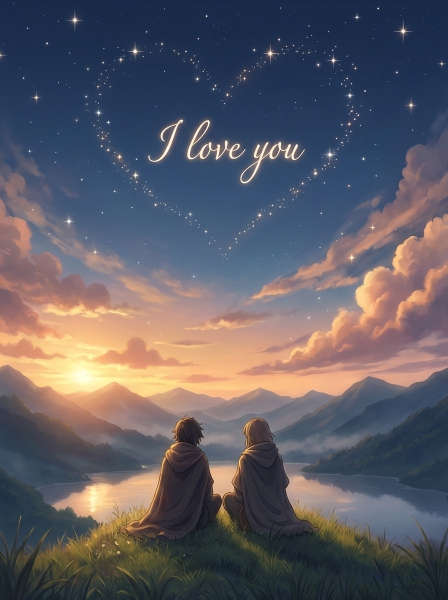
#> input picture love_ref.jpg, 896 x 1200 px (shown at 1/2 size)
$ python love.py love.png
#> lines starting #> are read from the running program, lines starting #| are printed output that depends on the picture; after the words box and inside, x2 and y2 are one past the last pixel; in counts of white or black regions, pixels touching at a corner belong together
"""
 Starlight Heart  -  made of particles
 pip install numpy opencv-python
 python love.py            (live window)
 python love.py --save     (writes out/love.mp4)
"""
import os
import subprocess
import sys
import time
import numpy as np
import cv2

W, H = 600, 830          # canvas
FPS = 60
SLOW = 13.5 / 11.0       # >1 = slower
DURATION = 14.0          # seconds
N = 15000                # particles
IMAGE = "love.png"
REF = "love_ref.jpg"

TOP = np.array([245, 255, 130], np.float32)    # BGR  electric cyan
MID = np.array([255, 175, 70], np.float32)     # BGR  sky blue
BOT = np.array([255, 120, 195], np.float32)    # BGR  violet
ORB = np.array([255, 120, 255], np.float32)    # BGR  pink spark


def _fit(img, interp=cv2.INTER_AREA):
    s = min((W - 40) / img.shape[1], (H - 40) / img.shape[0])
    img = cv2.resize(img, None, fx=s, fy=s, interpolation=interp)
    oy, ox = (H - img.shape[0]) // 2, (W - img.shape[1]) // 2
    return img, oy, ox


def load_lines(path):
    here = os.path.dirname(os.path.abspath(__file__))
    full = path if os.path.isabs(path) else os.path.join(here, path)
    img = cv2.imdecode(np.fromfile(full, np.uint8), cv2.IMREAD_GRAYSCALE)
    ink = (255 - img).astype(np.float32) / 255.0
    ink, oy, ox = _fit(ink, cv2.INTER_AREA)
    avg = cv2.GaussianBlur(ink, (0, 0), 3.0)
    ink = np.clip(ink * 1.35 - avg * .45, 0, 1)
    ink = np.clip((ink - .08) / .92, 0, 1) ** .85
    out = np.zeros((H, W), np.float32)
    out[oy:oy + ink.shape[0], ox:ox + ink.shape[1]] = ink
    return out


def load_ref(path):
    here = os.path.dirname(os.path.abspath(__file__))
    full = path if os.path.isabs(path) else os.path.join(here, path)
    img = cv2.imdecode(np.fromfile(full, np.uint8), cv2.IMREAD_COLOR)
    img, oy, ox = _fit(img, cv2.INTER_LANCZOS4)
    out = np.zeros((H, W, 3), np.uint8)
    out[oy:oy + img.shape[0], ox:ox + img.shape[1]] = img
    return out


def gradient(y):
    t = np.clip(y / H, 0, 1)[..., None]
    a = np.clip(t * 2, 0, 1)
    b = np.clip(t * 2 - 1, 0, 1)
    return TOP * (1 - a) + MID * a * (1 - b) + BOT * b


def ease(t):
    t = np.clip(t, 0, 1)
    return np.where(t < .5, 4 * t ** 3, 1 - (-2 * t + 2) ** 3 / 2)


def sample_targets(lines, n, rng):
    ys, xs = np.nonzero(lines > 0.25)
    w = lines[ys, xs] ** 2
    idx = rng.choice(len(xs), n, p=w / w.sum())
    return np.stack([xs[idx], ys[idx]], 1).astype(np.float32)


def sphere(n):
    i = np.arange(n) + .5
    phi = np.arccos(1 - 2 * i / n)
    th = np.pi * (1 + 5 ** .5) * i
    return np.stack([np.cos(th) * np.sin(phi),
                     np.cos(phi),
                     np.sin(th) * np.sin(phi)], 1).astype(np.float32)


def splat(canvas, pts, col, alpha):
    x = pts[:, 0].astype(np.int32)
    y = pts[:, 1].astype(np.int32)
    ok = (x >= 0) & (x < W) & (y >= 0) & (y < H) & (alpha > 0)
    idx = y[ok] * W + x[ok]
    vals = col[ok] * alpha[ok, None]
    flat = canvas.reshape(-1, 3)
    for c in range(3):
        flat[:, c] += np.bincount(idx, weights=vals[:, c], minlength=W * H)


class Love:
    def __init__(self, path=IMAGE, ref=REF, seed=7):
        rng = np.random.default_rng(seed)
        self.ref_u8 = load_ref(ref)
#> in load_ref, img is the input picture: shape (1200, 896, 3); mean B, G, R 100.3, 92.1, 95.2
#> in _fit, `img = cv2.resize(img, None, fx=s, fy=s, interpolation=interp)`:
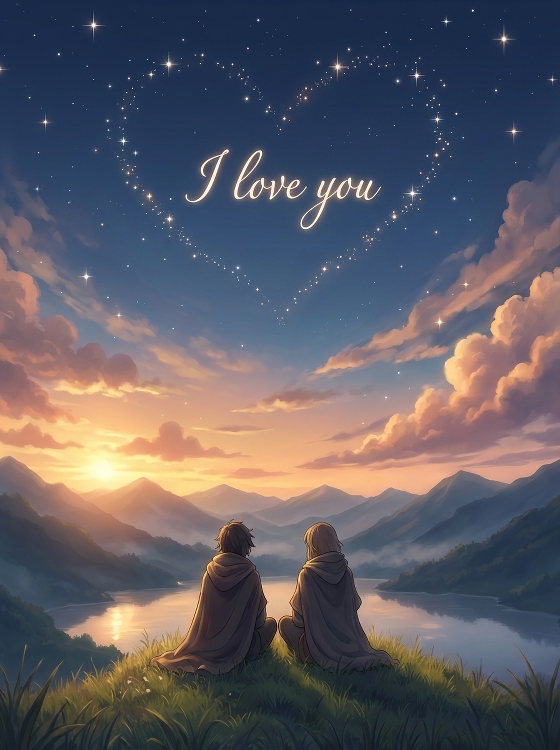
#> img: shape (750, 560, 3); mean of channels 0, 1, 2 100.3, 92.1, 95.1; drawn as B, G, R
#> in load_ref, `img, oy, ox = _fit(img, cv2.INTER_LANCZOS4)`: oy = 40; ox = 20
#> in load_ref, `out[oy:oy + img.shape[0], ox:ox + img.shape[1]] = img`:
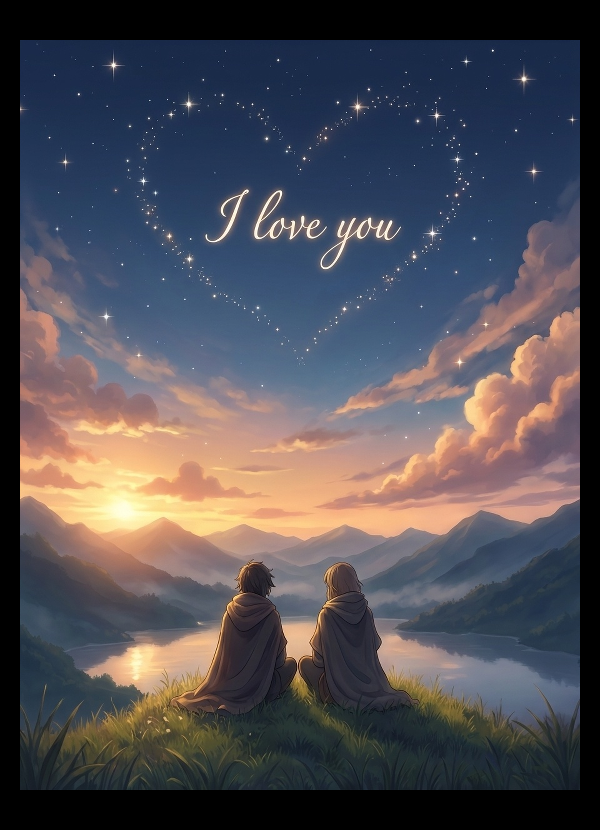
#> out: shape (830, 600, 3); mean of channels 0, 1, 2 84.6, 77.7, 80.2; drawn as B, G, R
        self.ref_f = self.ref_u8.astype(np.float32)
        self.lines = load_lines(path)[..., None]
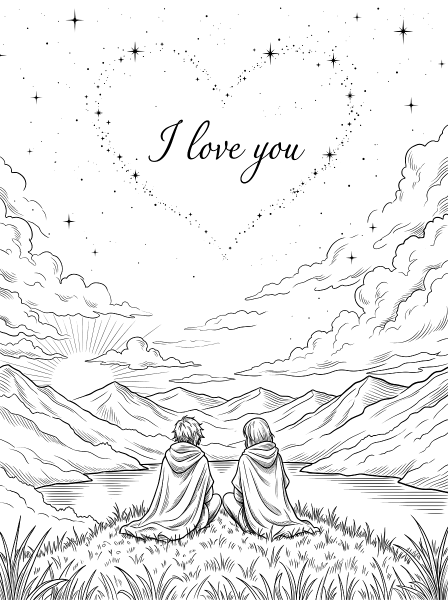
#> input picture love.png, 896 x 1200 px (shown at 1/2 size)
#> in load_lines, img is the input picture: shape (1200, 896); min 0, max 255, mean 237.7
#> call 2 of _fit, with interp = 3
#> in _fit (call 2), `img = cv2.resize(img, None, fx=s, fy=s, interpolation=interp)`:
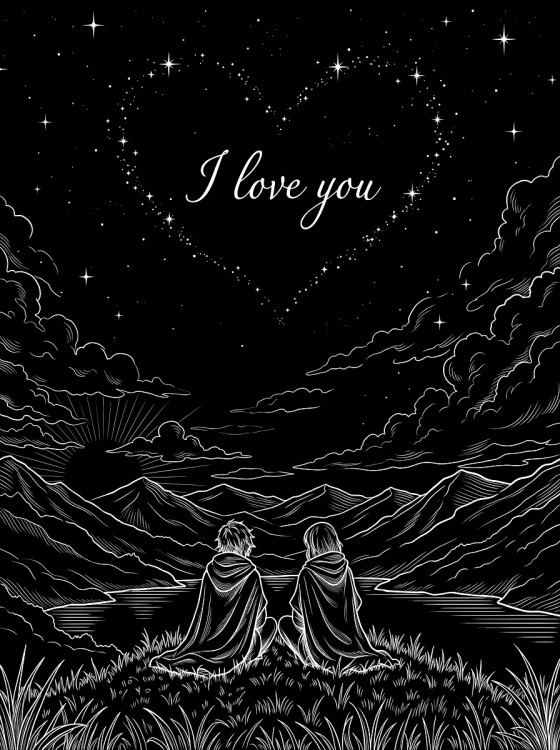
#> img: shape (750, 560) float32; min 0, max 1, mean 0.0678
#> in load_lines, `ink, oy, ox = _fit(ink, cv2.INTER_AREA)`: oy = 40; ox = 20
#> in load_lines, `avg = cv2.GaussianBlur(ink, (0, 0), 3.0)`:
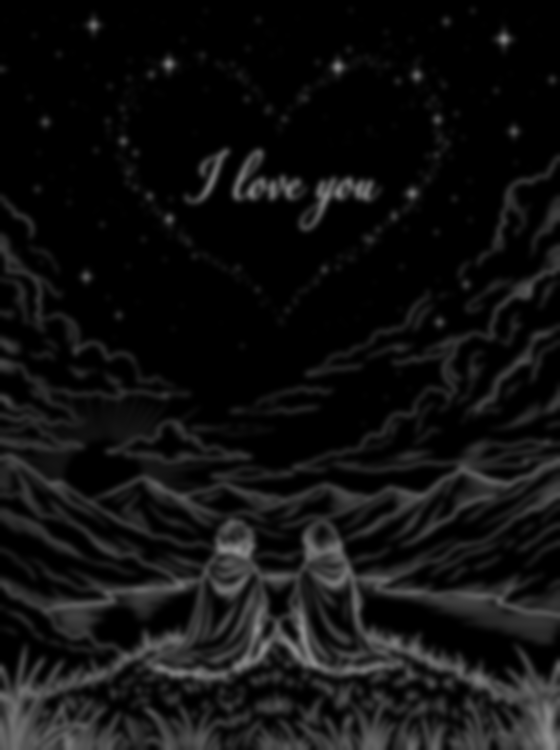
#> avg: shape (750, 560) float32; min 0, max 0.572, mean 0.0678
        self.core = (self.lines ** 1.8) * np.float32(65.0)
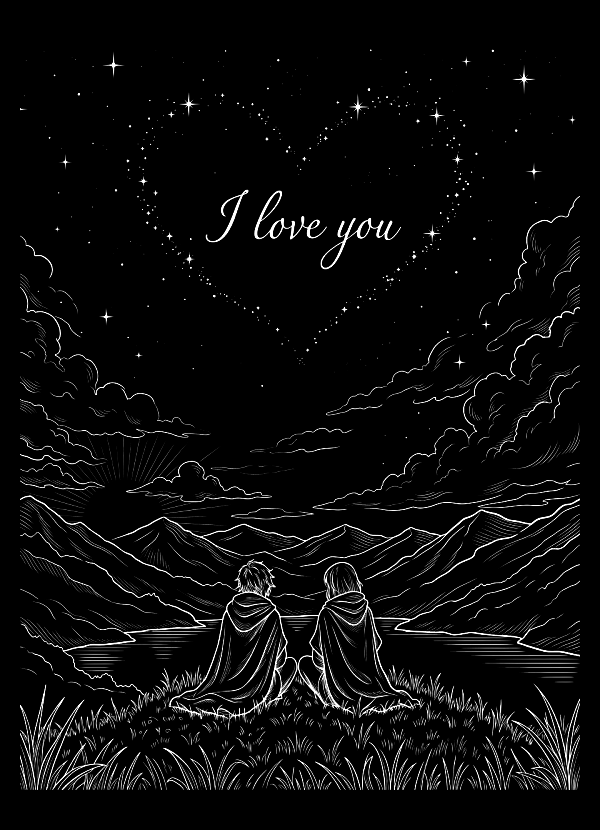
#> self.core: shape (830, 600, 1) float32; min 0, max 65, mean 2.8; drawn with min black and max white
        self.yy = np.arange(H, dtype=np.float32)
        self.grad_y = gradient(self.yy)[:, None, :]
        self.target = sample_targets(self.lines[..., 0], N, rng)
#> in sample_targets, `idx = rng.choice(len(xs), n, p=w / w.sum())`: idx = 15000 values, max 45168 at index 7660, min 4 at index 8255, mean 22246.6
#> self.target = 15000 pairs, first value 20 to 579, second value 50 to 789
        tx = np.clip(self.target[:, 0].astype(int), 0, W - 1)
#> tx = 15000 values, max 579 at index 1263, min 20 at index 355, mean 307.7
        ty = np.clip(self.target[:, 1].astype(int), 0, H - 1)
#> ty = 15000 values, max 789 at index 483, min 50 at index 8255, mean 574.2
        self.scol = np.clip(self.ref_f[ty, tx] * 1.25 + 25.0, 0, 255)
        self.ball = sphere(N)[rng.permutation(N)]
        self.ball *= (1 + rng.normal(0, .07, N).astype(np.float32))[:, None]
        self.delay = (self.target[:, 1] / H) * 1.3 + rng.random(N) * .4
#> self.delay = 15000 values, max 1.63 at index 12128, min 0.115 at index 5732, mean 1.1
        self.swirl = rng.normal(0, 60, N).astype(np.float32)
        self.tcol = gradient(self.target[:, 1])
        self.center = np.array([W / 2, H * .45], np.float32)
        self.R = 210.0
        self.ones = np.ones(N, np.float32)
        self.white = np.full((N, 3), 255, np.float32)
        self.bcol = self.white * .45 + self.tcol * .55
        self.cv = np.zeros((H, W, 3), np.float32)
        self.small = np.zeros((H // 2, W // 2, 3), np.float32)
        self.glow = np.zeros((H, W, 3), np.float32)
        g = np.zeros((H, W), np.float32)
        cx, cy = map(int, self.center)
        cv2.circle(g, (cx, cy), 18, 1.0, -1)
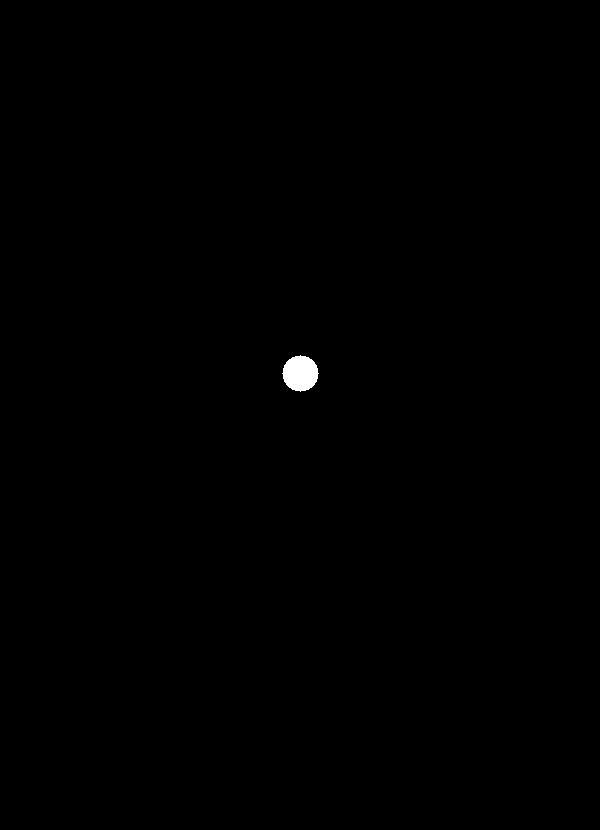
#> g: shape (830, 600) float32; values 0 (black) and 1 (white), 0.2% white; 1 white region, box (x1, y1, x2, y2) and area: (282, 355, 319, 392) 1009
        self.orb_glow = cv2.GaussianBlur(g, (0, 0), 22)[..., None] * 9 * ORB

    def ball_pos(self, t, grow=1.0):
        a, tilt = t * 1.6, .35
        p = self.ball
        x = p[:, 0] * np.cos(a) + p[:, 2] * np.sin(a)
        z = -p[:, 0] * np.sin(a) + p[:, 2] * np.cos(a)
        y = p[:, 1] * np.cos(tilt) - z * np.sin(tilt)
        z = p[:, 1] * np.sin(tilt) + z * np.cos(tilt)
        xy = self.center + np.stack([x, y], 1) * self.R * grow
        depth = (z + 1.6) / 2.6
        return xy, depth

    def draw_art(self, reveal=1.0, gain=1.0):
        band, pos = 160, reveal * (H + 160)
        y = self.yy[:, None, None]
        mask = np.clip((pos - y) / band, 0, 1)
        edge = np.exp(-((pos - band * .5 - y) / 18) ** 2)
        row = (self.grad_y * mask * .95 + 255 * edge * .85) * gain
        np.multiply(self.lines, row, out=self.cv)
        self.cv += self.core * (mask * gain)

    def frame(self, t):
        # 0  open on the original scene, right away
        if t < 1.23:
            return self.ref_u8
        t -= .41

        cv = self.cv
        ones, bcol = self.ones, self.bcol

        # 1  it shatters into a spinning ball
        if t < 1.65:
            cv.fill(0)
            u = float(ease((t - .82) / .83))
            cu = float(ease((t - .82) / .35))
            xy1, d = self.ball_pos(t)
            xy = self.target * (1 - u) + xy1 * u
            col = self.scol * (1 - cu) + bcol * cu
            alpha = ones * 1.5 * (1 - u) + d * d * 1.6 * u
            splat(cv, xy, col, alpha)
            cv2.GaussianBlur(cv, (0, 0), .6, dst=cv)
            ra = max(0.0, 1.0 - float(ease((t - .82) / .18)))
            if ra > .01:
                cv += self.ref_f * ra

        # 2  the ball spins
        elif t < 3.0:
            cv.fill(0)
            xy, d = self.ball_pos(t)
            splat(cv, xy, bcol, d * d * 1.6)
            cv2.GaussianBlur(cv, (0, 0), .6, dst=cv)

        # 3  every piece flies back to its place
        elif t < 5.4:
            cv.fill(0)
            xy0, d = self.ball_pos(3.0)
            u = ease((t - 3.0 - self.delay * .7) / 1.3)
            mx = u[:, None]
            dx = self.target[:, 0] - xy0[:, 0]
            dy = self.target[:, 1] - xy0[:, 1]
            side = np.stack([-dy, dx], 1)
            side /= np.linalg.norm(side, axis=1, keepdims=True) + 1e-6
            arc = np.sin(np.pi * u)[:, None] * self.swirl[:, None] * side
            xy = xy0 * (1 - mx) + self.target * mx + arc
            col = bcol * (1 - mx) + self.tcol * mx
            splat(cv, xy, col, ones * (d * d * (1 - u) + u) * 1.5)
            cv2.GaussianBlur(cv, (0, 0), .6, dst=cv)

        # 4  the light sweeps down and the drawing lights up
        else:
            reveal = (t - 5.4) / 2.2
            fade = max(0.0, 1.0 - float(ease(reveal)))
            if fade > .01:
                cv.fill(0)
                twinkle = .6 + .4 * np.sin(t * 6 + self.swirl)
                splat(cv, self.target, self.tcol, ones * fade * twinkle * 1.4)
                cv2.GaussianBlur(cv, (0, 0), .6, dst=cv)
                particles = cv.copy()
                self.draw_art(reveal, 1.0)
                cv += particles
            else:
                self.draw_art(reveal, 1.0)

        # a spark at the center of the ball
        orb_k = np.exp(-((t - 2.6) / .6) ** 2)
        if orb_k > .01:
            cv += self.orb_glow * orb_k

        cv2.resize(cv, (W // 2, H // 2), dst=self.small,
                   interpolation=cv2.INTER_AREA)
        cv2.GaussianBlur(self.small, (0, 0), 3.5, dst=self.small)
        cv2.resize(self.small, (W, H), dst=self.glow,
                   interpolation=cv2.INTER_LINEAR)
        k = .8 - .52 * float(ease((t - 5.4) / 2.0)) if t > 1.0 else .2
        cv2.addWeighted(cv, 1.0, self.glow, k, 0.0, dst=cv)
        return cv2.convertScaleAbs(cv)

    def frames(self):
        for i in range(int(DURATION * FPS)):
            yield self.frame(i / FPS / SLOW)


if __name__ == "__main__":
    z = Love()
    if "--save" in sys.argv:
        here = os.path.dirname(os.path.abspath(__file__))
        os.makedirs(os.path.join(here, "out"), exist_ok=True)
        out_path = os.path.join(here, "out", "love.mp4")
        ff = subprocess.Popen([
            "ffmpeg", "-y", "-loglevel", "error", "-f", "rawvideo",
            "-pix_fmt", "bgr24", "-s", f"{W}x{H}", "-r", str(FPS), "-i", "-",
            "-c:v", "libx264", "-preset", "slow", "-crf", "17",
            "-pix_fmt", "yuv420p", "-movflags", "+faststart", out_path,
        ], stdin=subprocess.PIPE)
        for f in z.frames():
            ff.stdin.write(f.tobytes())
        ff.stdin.close()
        ff.wait()
    else:
        t0 = time.perf_counter()
        for i, f in enumerate(z.frames()):
            cv2.imshow("love", f)
            ms = max(1, int((t0 + (i + 1) / FPS - time.perf_counter()) * 1000))
            if cv2.waitKey(ms) == 27:
                break
#> this loop made 1 pass; (key Esc is pressed on pass 1)
        cv2.waitKey(0)
